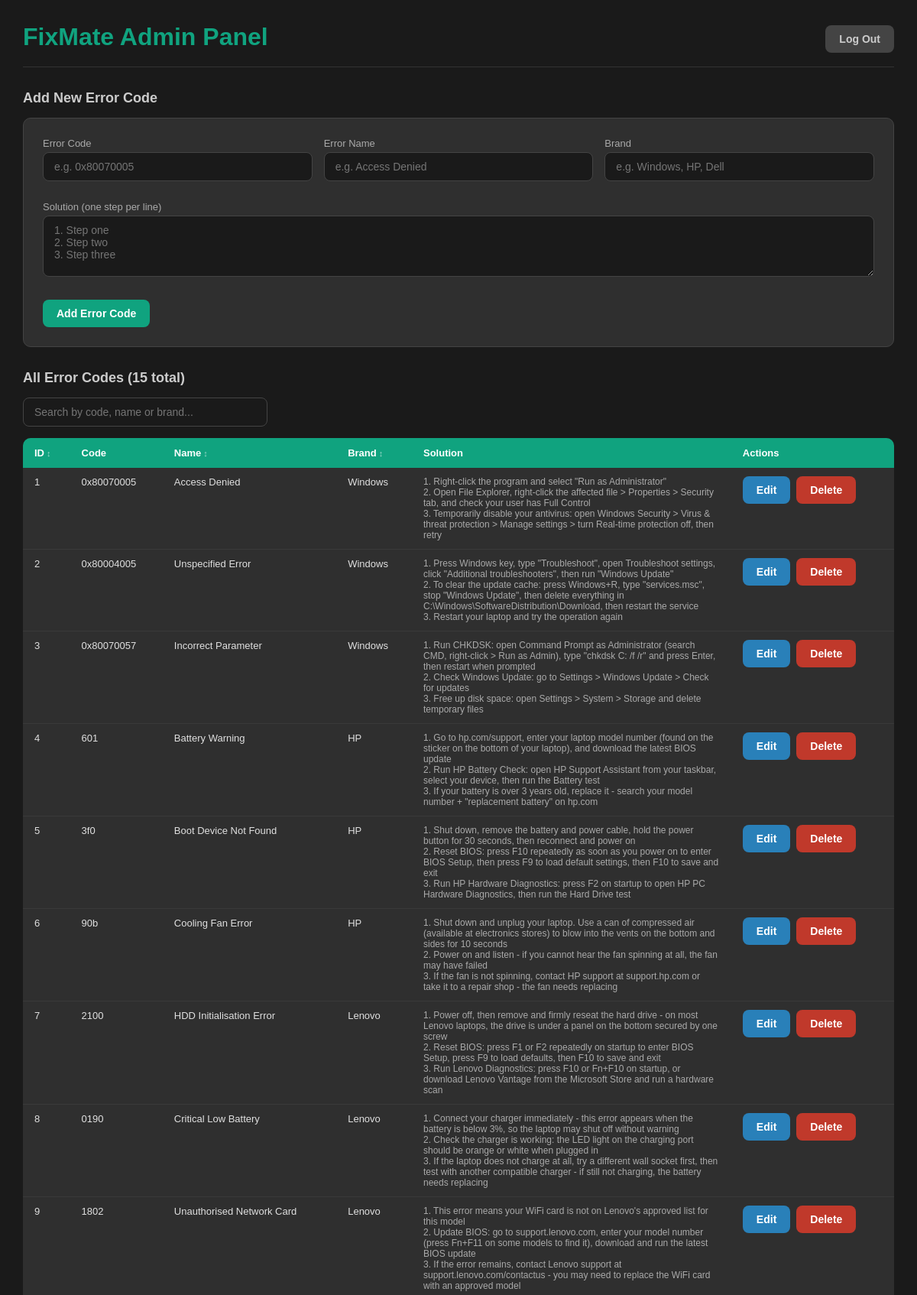
Page /admin (signed in, upper part) on the committed database.
### tables this page shows
CREATE TABLE error_codes (
        id      INTEGER PRIMARY KEY AUTOINCREMENT,
        code    TEXT NOT NULL,
        name    TEXT NOT NULL,
        brand   TEXT NOT NULL,
        solution TEXT NOT NULL
    );

### app.py (the view)
@app.route('/admin')
def admin():
    if not session.get('admin_logged_in'):
        return redirect(url_for('admin_login'))
    conn = sqlite3.connect(DB_PATH)
    cursor = conn.cursor()
    cursor.execute('SELECT * FROM error_codes')
    rows = cursor.fetchall()
    cursor.execute('SELECT id, code_attempted, brand, timestamp FROM unresolved_logs ORDER BY id DESC')
    logs = cursor.fetchall()
    conn.close()
    return render_template('admin.html', rows=rows, logs=logs, logged_in=True)

### templates/admin.html (shortened to what this page needs)
<!DOCTYPE html>
<html lang="en">
<head>
</head>
<body>
{% if not logged_in %}
    <div class="login-box">
        <h1>FixMate</h1>
        <p>Admin Panel - please log in</p>
        {% if error %}
            <div class="error-msg">{{ error }}</div>
        {% endif %}
        <form method="POST" action="/admin/login">
            <label for="password">Password</label>
            <input type="password" id="password" name="password" placeholder="Enter admin password" required>
            <button type="submit" class="btn btn-green" style="width:100%">Log In</button>
        </form>
    </div>
{% else %}
    <div class="header">
        <h1>FixMate Admin Panel</h1>
        <form method="POST" action="/admin/logout">
            <button type="submit" class="btn btn-grey">Log Out</button>
        </form>
    </div>
    <h2>Add New Error Code</h2>
    <div class="form-box">
        <form method="POST" action="/admin/add">
            <div class="form-top-row">
                <div class="form-field">
                    <label>Error Code</label>
                    <input type="text" name="code" placeholder="e.g. 0x80070005" required>
                </div>
                <div class="form-field">
                    <label>Error Name</label>
                    <input type="text" name="name" placeholder="e.g. Access Denied" required>
                </div>
                <div class="form-field">
                    <label>Brand</label>
                    <input type="text" name="brand" placeholder="e.g. Windows, HP, Dell" required>
                </div>
            </div>
            <div class="form-row">
                <label>Solution (one step per line)</label>
                <textarea name="solution" placeholder="1. Step one&#10;2. Step two&#10;3. Step three" required></textarea>
            </div>
            <button type="submit" class="btn btn-green">Add Error Code</button>
        </form>
    </div>
    <h2>All Error Codes ({{ rows|length }} total)</h2>
    <div class="search-row">
        <input type="text" id="searchInput" placeholder="Search by code, name or brand..."
               oninput="filterTable()" style="margin-bottom:0;">
    </div>
    <table id="errorTable">
        <thead>
            <tr>
                <th class="sortable" onclick="sortTable(this, 0)">ID</th>
                <th>Code</th>
                <th class="sortable" onclick="sortTable(this, 2)">Name</th>
                <th class="sortable" onclick="sortTable(this, 3)">Brand</th>
                <th>Solution</th>
                <th>Actions</th>
            </tr>
        </thead>
        <tbody id="errorTableBody">
            {% for row in rows %}
            <tr>
                <td>{{ row[0] }}</td>
                <td>{{ row[1] }}</td>
                <td>{{ row[2] }}</td>
                <td>{{ row[3] }}</td>
                <td class="solution-cell">{{ row[4] }}</td>
                <td>
                    <div class="actions">
                        <a href="/admin/edit/{{ row[0] }}">
                            <button class="btn btn-blue">Edit</button>
                        </a>
                        <form method="POST" action="/admin/delete/{{ row[0] }}"
                              onsubmit="return confirm('Delete this error code?')">
                            <button type="submit" class="btn btn-red">Delete</button>
                        </form>
                    </div>
                </td>
            </tr>
            {% endfor %}
        </tbody>
    </table>
{% endif %}
</body>
</html>

### templates/admin.html (style rules this page uses)
* { margin: 0; padding: 0; box-sizing: border-box; }
body { background-color: #1a1a1a; color: #e0e0e0; font-family: Arial, sans-serif; padding: 30px; }
h1 { color: #10a37f; margin-bottom: 5px; }
h2 { margin: 30px 0 15px; color: #ccc; font-size: 18px; }
.header { display: flex; justify-content: space-between; align-items: center; margin-bottom: 30px; border-bottom: 1px solid #333; padding-bottom: 15px; }
input[type="text"], input[type="password"], textarea { width: 100%; padding: 10px 14px; background: #1a1a1a; border: 1px solid #444; border-radius: 8px; color: #e0e0e0; font-size: 14px; margin-bottom: 12px; }
textarea { resize: vertical; min-height: 80px; font-family: Arial, sans-serif; }
label { display: block; font-size: 13px; color: #aaa; margin-bottom: 4px; }
.btn { padding: 10px 18px; border: none; border-radius: 8px; cursor: pointer; font-size: 14px; font-weight: bold; }
.btn-green { background: #10a37f; color: white; }
.btn-red { background: #c0392b; color: white; }
.btn-blue { background: #2980b9; color: white; }
.btn-grey { background: #444; color: #ccc; }
.search-row { display: flex; align-items: center; gap: 10px; margin-bottom: 15px; }
.search-row input { margin-bottom: 0; max-width: 320px; }
table { width: 100%; border-collapse: collapse; background: #2f2f2f; border-radius: 10px; overflow: hidden; }
th { background: #10a37f; color: white; padding: 12px 15px; text-align: left; font-size: 13px; }
th.sortable { cursor: pointer; user-select: none; }
th.sortable::after { content: ' ↕'; font-size: 11px; opacity: 0.6; }
td { padding: 11px 15px; border-bottom: 1px solid #3a3a3a; font-size: 13px; vertical-align: top; }
.solution-cell { max-width: 350px; white-space: pre-wrap; font-size: 12px; color: #aaa; }
.actions { display: flex; gap: 8px; }
.form-box { background: #2f2f2f; border: 1px solid #444; border-radius: 10px; padding: 25px; }
.form-row { margin-bottom: 14px; }
.form-top-row { display: flex; gap: 15px; margin-bottom: 14px; }
.form-top-row .form-field { flex: 1; }

### rows in the picture
error_codes: id "1", code "0x80070005", name "Access Denied", brand "Windows", solution "1. Right-click the program and select \"Run as Administrator\" 2. Open File Explorer, right-click the affected file > Properties > Security tab, and check your user has Full Control 3. Temporarily disable your antivirus: open Windows Security > Virus & threat protection > Manage settings > turn Real-time protection off, then retry"
error_codes: id "2", code "0x80004005", name "Unspecified Error", brand "Windows", solution "1. Press Windows key, type \"Troubleshoot\", open Troubleshoot settings, click \"Additional troubleshooters\", then run \"Windows Update\" 2. To clear the update cache: press Windows+R, type \"services.msc\", stop \"Windows Update\", then delete everything in C:\\Windows\\SoftwareDistribution\\Download, then restart the service 3. Restart your laptop and try the operation again"
error_codes: id "3", code "0x80070057", name "Incorrect Parameter", brand "Windows", solution "1. Run CHKDSK: open Command Prompt as Administrator (search CMD, right-click > Run as Admin), type \"chkdsk C: /f /r\" and press Enter, then restart when prompted 2. Check Windows Update: go to Settings > Windows Update > Check for updates 3. Free up disk space: open Settings > System > Storage and delete temporary files"
error_codes: id "4", code "601", name "Battery Warning", brand "HP", solution "1. Go to hp.com/support, enter your laptop model number (found on the sticker on the bottom of your laptop), and download the latest BIOS update 2. Run HP Battery Check: open HP Support Assistant from your taskbar, select your device, then run the Battery test 3. If your battery is over 3 years old, replace it - search your model number + \"replacement battery\" on hp.com"
error_codes: id "5", code "3f0", name "Boot Device Not Found", brand "HP", solution "1. Shut down, remove the battery and power cable, hold the power button for 30 seconds, then reconnect and power on 2. Reset BIOS: press F10 repeatedly as soon as you power on to enter BIOS Setup, then press F9 to load default settings, then F10 to save and exit 3. Run HP Hardware Diagnostics: press F2 on startup to open HP PC Hardware Diagnostics, then run the Hard Drive test"
error_codes: id "6", code "90b", name "Cooling Fan Error", brand "HP", solution "1. Shut down and unplug your laptop. Use a can of compressed air (available at electronics stores) to blow into the vents on the bottom and sides for 10 seconds 2. Power on and listen - if you cannot hear the fan spinning at all, the fan may have failed 3. If the fan is not spinning, contact HP support at support.hp.com or take it to a repair shop - the fan needs replacing"
error_codes: id "7", code "2100", name "HDD Initialisation Error", brand "Lenovo", solution "1. Power off, then remove and firmly reseat the hard drive - on most Lenovo laptops, the drive is under a panel on the bottom secured by one screw 2. Reset BIOS: press F1 or F2 repeatedly on startup to enter BIOS Setup, press F9 to load defaults, then F10 to save and exit 3. Run Lenovo Diagnostics: press F10 or Fn+F10 on startup, or download Lenovo Vantage from the Microsoft Store and run a hardware scan"
error_codes: id "8", code "0190", name "Critical Low Battery", brand "Lenovo", solution "1. Connect your charger immediately - this error appears when the battery is below 3%, so the laptop may shut off without warning 2. Check the charger is working: the LED light on the charging port should be orange or white when plugged in 3. If the laptop does not charge at all, try a different wall socket first, then test with another compatible charger - if still not charging, the battery needs replacing"
error_codes: id "9", code "1802", name "Unauthorised Network Card", brand "Lenovo", solution "1. This error means your WiFi card is not on Lenovo's approved list for this model 2. Update BIOS: go to support.lenovo.com, enter your model number (press Fn+F11 on some models to find it), download and run the latest BIOS update 3. If the error remains, contact Lenovo support at support.lenovo.com/contactus - you may need to replace the WiFi card with an approved model"

### other values in the picture
{{ rows|length }} "15"
